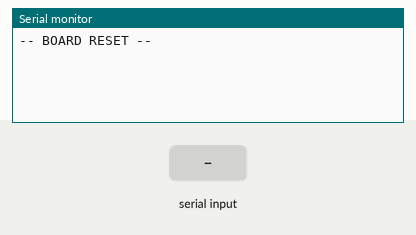
This sketch was run on a simulated Arduino Uno, built with avr-gcc and run on an emulated ATmega328P. On the bench: the last lines printed to the serial monitor. The inputs (shaded band) are chosen by the test bench.

Above: at 1.2 s.
1.3 s: "0" received over Serial
At 2.1 s:
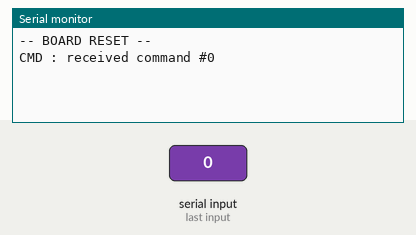
2.8 s: "1" received over Serial
At 3.2 s:
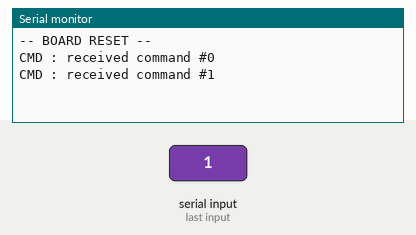
4.3 s: "2" received over Serial
At 5.6 s:
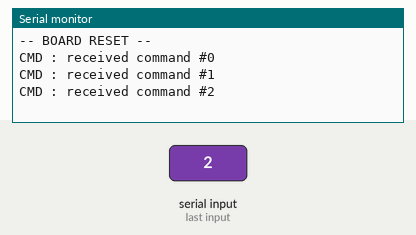

The sketch:

BasicUartComm.ino
```cpp
/*
   BasicUartComm

   basic communication through UART interface, receive/echo/execute commands
 */

// include
#include <SPI.h>

// vars
char cmd;
String sReportCmd = "CMD : received command #";


// the setup routine runs once when you press reset:
void setup() {
  // open serial communications and wait for port to open:
  Serial.begin(115200);
  while (!Serial) {
    ; // wait for serial port to connect
  }
  Serial.println("-- BOARD RESET --");
}


// loop routine
void loop() {

  // Serial debug management
  while (Serial.available()>0) {
    cmd = Serial.read();
    Serial.println(sReportCmd+cmd);

    //----CMD-0------------------------------------------------------------
    if (cmd=='0') {

    }

    //----CMD-1------------------------------------------------------------
    if (cmd=='1') {

    }

  }  // end : while (Serial.available()>0)

} // end : loop()
```

Measured:
- after the input at 1.3 s, the serial monitor: prints a new line at once (image 1)
- after the input at 2.8 s, the serial monitor: prints a new line at once (image 2)
- after the input at 4.3 s, the serial monitor: prints a new line at once (image 3)
